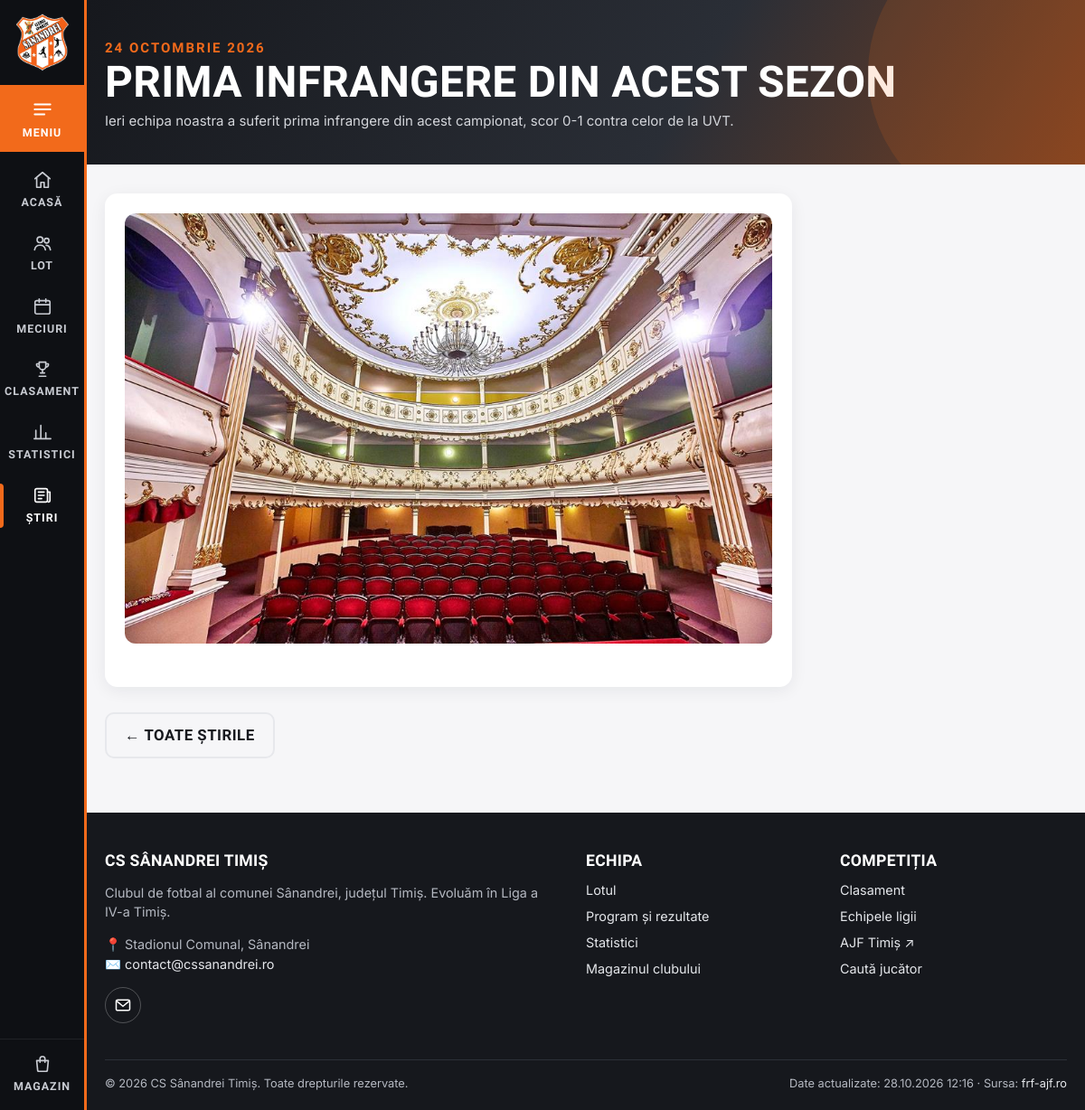
/stiri/2026-10-24-prima-infrangere-din-acest-sezon/, run on the app's committed database.
### core/models.py (models this page shows, shortened)
class News(models.Model):
    title = models.CharField(max_length=200)
    slug = models.SlugField(unique=True)
    summary = models.CharField(max_length=300, blank=True)
    body = models.TextField()
    image = models.ImageField(upload_to="news/", blank=True)
    published_at = models.DateTimeField(default=timezone.now)
    is_published = models.BooleanField(default=True)
    class Meta:
        ordering = ["-published_at"]
        verbose_name_plural = "news"
    @property
    def body_html(self):
        from .content import render_markdown
        return render_markdown(self.body)

### teams/models.py (models this page shows, shortened)
class SyncRun(models.Model):
    started_at = models.DateTimeField(auto_now_add=True)
    finished_at = models.DateTimeField(null=True, blank=True)
    ok = models.BooleanField(default=False)
    summary = models.TextField(blank=True)
    class Meta:
        ordering = ["-started_at"]

### core/views.py (the view)
# urls.py: path("stiri/<slug:slug>/", news_detail, name="news_detail"),
def news_detail(request, slug):
    item = get_object_or_404(News, slug=slug, is_published=True)
    return render(request, "core/news_detail.html", {"item": item})

### core/content.py (called while the page is built)
def content_dir():
    return Path(settings.CONTENT_DIR)

def read_yaml(path, default=None):
    path = Path(path)
    if not path.exists():
        return default
    data = yaml.safe_load(path.read_text(encoding="utf-8"))
    return default if data is None else data

def render_markdown(text):
    html = md.markdown(text or "", extensions=["extra", "sane_lists", "nl2br"])
    prefix = settings.MEDIA_URL
    html = re.sub(r'(src|href)="/?media/', rf'\1="{prefix}', html)
    return mark_safe(html)

def site_settings():
    data = read_yaml(content_dir() / "setari.yml", {}) or {}
    return {
        "CLUB_EMAIL": data.get("email") or settings.CLUB_EMAIL,
        "CLUB_PHONE": str(data.get("telefon") or settings.CLUB_PHONE or ""),
        "CLUB_VENUE": data.get("stadion") or settings.CLUB_VENUE,
        "CLUB_FACEBOOK": data.get("facebook") or "",
        "CLUB_INSTAGRAM": data.get("instagram") or "",
        "CLUB_YOUTUBE": data.get("youtube") or "",
        "CLUB_TIKTOK": data.get("tiktok") or "",
        "CLUB_ABOUT": data.get("despre") or "",
        "CLUB_MOTTO": data.get("moto") or DEFAULT_MOTTO,
        "CLUB_MOTTO_TEXT": data.get("moto_text") or DEFAULT_MOTTO_TEXT,
    }

def social_links(cfg):
    links = [("facebook", "Facebook", cfg["CLUB_FACEBOOK"]), ("instagram", "Instagram", cfg["CLUB_INSTAGRAM"]),
             ("youtube", "YouTube", cfg["CLUB_YOUTUBE"]), ("tiktok", "TikTok", cfg["CLUB_TIKTOK"])]
    return [{"icon": icon, "label": label, "url": url} for icon, label, url in links if url]

### core/context_processors.py (called while the page is built)
def club(request):
    last_sync = SyncRun.objects.filter(ok=True).only("finished_at").first()
    cfg = content.site_settings()
    return {
        "SOCIAL_LINKS": content.social_links(cfg),
        "CLUB_NAME": settings.CLUB_NAME,
        "CLUB_SHORT_NAME": settings.CLUB_SHORT_NAME,
        **cfg,
        "WEB3FORMS_KEY": settings.WEB3FORMS_KEY,
        "COMPETITION_NAME": settings.COMPETITION_NAME,
        "SEASON": settings.SEASON,
        "FRF_TEAM_URL": settings.FRF_TEAM_URL,
        "FRF_COMPETITION_URL": settings.FRF_COMPETITION_URL,
        "OUR_TEAM_FRF_ID": settings.OUR_TEAM_FRF_ID,
        "last_sync": last_sync.finished_at if last_sync else None,
    }

### core/templates/core/news_detail.html (shortened to what this page needs)
{% extends "base.html" %}
{% block hero %}<section class="page-hero"><div class="container"><div class="eyebrow">{{ item.published_at|date:"j F Y" }}</div><h1>{{ item.title }}</h1>{% if item.summary %}<p>{{ item.summary }}</p>{% endif %}</div></section>{% endblock %}
{% block content %}
<article class="card prose">
  {% if item.image %}<img src="{{ item.image.url }}" alt="" style="border-radius:12px;margin-bottom:16px">{% endif %}
</article>
<p class="mt"><a class="btn btn-ghost" href="{% url 'news_list' %}">← Toate știrile</a></p>
{% endblock %}

### templates/base.html (shortened to what this page needs)
{% load static ui %}<!DOCTYPE html>
<html lang="ro">
<head>
  <link rel="stylesheet" href="{% static 'css/style.css' %}">
</head>
<body class="{% block body_class %}{% endblock %}">
  {% with url=request.resolver_match.url_name %}
  <aside class="side-nav" aria-label="Meniu principal">
    <a class="side-logo" href="{% url 'home' %}" title="{{ CLUB_NAME }}"><img src="{% static 'img/logo.jpg' %}" alt="Sigla {{ CLUB_NAME }}"></a>
    <button class="side-menu-btn" type="button" data-menu-open aria-controls="menu-panel" aria-expanded="false">{% icon "menu" 26 %}<span>Meniu</span></button>
    <nav class="side-links">
      <a href="{% url 'home' %}" class="{% if url == 'home' %}active{% endif %}">{% icon "home" %}<span>Acasă</span></a>
      <a href="{% url 'squad_list' %}" class="{% if url == 'squad_list' or url == 'player_detail' %}active{% endif %}">{% icon "users" %}<span>Lot</span></a>
      <a href="{% url 'fixtures' %}" class="{% if url == 'fixtures' or url == 'fixtures_round' or url == 'match_detail' %}active{% endif %}">{% icon "calendar" %}<span>Meciuri</span></a>
      <a href="{% url 'standings' %}" class="{% if url == 'standings' or url == 'standings_view' %}active{% endif %}">{% icon "table" %}<span>Clasament</span></a>
      <a href="{% url 'stats' %}" class="{% if url == 'stats' %}active{% endif %}">{% icon "chart" %}<span>Statistici</span></a>
      <a href="{% url 'news_list' %}" class="{% if url == 'news_list' or url == 'news_detail' %}active{% endif %}">{% icon "news" %}<span>Știri</span></a>
    </nav>
    <a class="side-shop" href="{% url 'shop:product_list' %}" title="Magazin">{% icon "bag" %}<span>Magazin</span></a>
  </aside>
  {% endwith %}
  <main id="main" class="site-main">
    {% block hero %}{% endblock %}
    <div class="container">
      {% block content %}{% endblock %}
    </div>
  </main>
  <footer class="site-footer site-main">
    <div class="container">
      <div class="footer-grid">
        <div>
          <h4>{{ CLUB_NAME }}</h4>
          <p>{{ CLUB_ABOUT|default:"Clubul de fotbal al comunei Sânandrei, județul Timiș." }} Evoluăm în {{ COMPETITION_NAME }}.</p>
          <p>📍 {{ CLUB_VENUE }}<br>✉️ <a href="mailto:{{ CLUB_EMAIL }}">{{ CLUB_EMAIL }}</a>{% if CLUB_PHONE %}<br>📞 <a href="tel:{{ CLUB_PHONE|cut:' ' }}">{{ CLUB_PHONE }}</a>{% endif %}</p>
          {% include "_social.html" with cls="social-row" %}
        </div>
        <div>
          <h4>Echipa</h4>
          <ul>
            <li><a href="{% url 'squad_list' %}">Lotul</a></li>
            <li><a href="{% url 'fixtures' %}">Program și rezultate</a></li>
            <li><a href="{% url 'stats' %}">Statistici</a></li>
            <li><a href="{% url 'shop:product_list' %}">Magazinul clubului</a></li>
          </ul>
        </div>
        <div>
          <h4>Competiția</h4>
          <ul>
            <li><a href="{% url 'standings' %}">Clasament</a></li>
            <li><a href="{% url 'team_list' %}">Echipele ligii</a></li>
            <li><a href="{{ FRF_COMPETITION_URL }}" target="_blank" rel="noopener">AJF Timiș ↗</a></li>
            <li><a href="{% url 'search' %}">Caută jucător</a></li>
          </ul>
        </div>
      </div>
      <div class="footer-bottom">
        <span>© {% now "Y" %} {{ CLUB_NAME }}. Toate drepturile rezervate.</span>
        <span>{% if last_sync %}Date actualizate: {{ last_sync|date:"d.m.Y H:i" }} · {% endif %}Sursa: <a href="{{ FRF_COMPETITION_URL }}" target="_blank" rel="noopener">frf-ajf.ro</a></span>
      </div>
    </div>
  </footer>
</body>
</html>

### static/css/style.css (style rules this page uses)
:root { --orange: #f26a1b; --orange-dark: #c9520d; --orange-soft: #fff1e8; --ink: #16181d; --ink-2: #2a2e36; --muted: #6b7280; --line: #e7e8ec; --bg: #f6f6f8; --card: #ffffff; --win: #16a34a; --draw: #9ca3af; --loss: #dc2626; --radius: 14px; --shadow: 0 4px 18px rgba(16, 24, 40, .07); --font-head: "Barlow Condensed", "Arial Narrow", system-ui, sans-serif; --font-body: "Inter", "Segoe UI", system-ui, -apple-system, sans-serif; }
* { box-sizing: border-box; }
html { scroll-behavior: smooth; }
body { margin: 0; font-family: var(--font-body); font-size: 15px; line-height: 1.5; background: var(--bg); color: var(--ink); }
img { max-width: 100%; }
a { color: inherit; text-decoration: none; }
h1, h2, h3, h4 { font-family: var(--font-head); letter-spacing: .3px; line-height: 1.1; margin: 0 0 .5em; }
h1 { font-size: clamp(2rem, 4vw, 3rem); text-transform: uppercase; }
.container { width: 100%; max-width: 1200px; margin: 0 auto; padding: 0 20px; }
.mt { margin-top: 28px; }
.page-hero { background: linear-gradient(120deg, var(--ink) 0%, var(--ink-2) 60%, var(--orange-dark) 140%); color: #fff; padding: 42px 0 36px; margin-bottom: 32px; position: relative; overflow: hidden; }
.page-hero::after { content: ""; position: absolute; right: -80px; top: -80px; width: 320px; height: 320px; border-radius: 50%; background: var(--orange); opacity: .14; }
.page-hero h1 { margin: 0; }
.page-hero p { margin: 6px 0 0; color: #d4d6db; }
.eyebrow { font-family: var(--font-head); text-transform: uppercase; letter-spacing: 2px; color: var(--orange); font-weight: 700; }
.card { background: var(--card); border-radius: var(--radius); box-shadow: var(--shadow); padding: 22px; }
.btn { display: inline-flex; align-items: center; gap: 8px; border: 0; cursor: pointer; background: var(--orange); color: #fff; padding: 11px 20px; border-radius: 10px; font-family: var(--font-head); font-size: 1.05rem; text-transform: uppercase; font-weight: 700; letter-spacing: .5px; }
.btn-ghost { background: transparent; color: var(--ink); border: 2px solid var(--line); }
.card { container-type: inline-size; }
.prose { max-width: 760px; font-size: 1.05rem; line-height: 1.75; }
.site-footer { background: var(--ink); color: #b5b9c2; margin-top: 60px; padding: 44px 0 20px; font-size: .9rem; }
.site-footer h4 { color: #fff; font-size: 1.1rem; text-transform: uppercase; }
.site-footer a { color: #e5e7eb; }
.footer-grid { display: grid; grid-template-columns: 2fr 1fr 1fr; gap: 30px; }
.footer-grid ul { list-style: none; padding: 0; margin: 0; line-height: 2; }
.footer-bottom { border-top: 1px solid #2c3038; margin-top: 30px; padding-top: 16px; display: flex; justify-content: space-between; flex-wrap: wrap; gap: 10px; font-size: .8rem; }
:root { --rail: 96px; --ink-3: #0e1014; --bar-h: 64px; }
html, body { overflow-x: clip; }
.site-main { padding-left: var(--rail); }
.icon { flex: none; display: block; }
.side-nav { position: fixed; inset: 0 auto 0 0; width: var(--rail); z-index: 120; display: flex; flex-direction: column; align-items: stretch; background: var(--ink-3); color: #fff; border-right: 3px solid var(--orange); }
.side-logo { display: grid; place-items: center; padding: 16px 0 12px; }
.side-logo img { width: 58px; height: auto; transition: transform .2s; }
.side-menu-btn, .side-links a, .side-shop { display: flex; flex-direction: column; align-items: center; gap: 5px; padding: 12px 4px; color: #c9ccd3; font-family: var(--font-head); font-weight: 700; font-size: .78rem; letter-spacing: 1px; text-transform: uppercase; text-align: center; position: relative; }
.side-menu-btn { background: var(--orange); color: #fff; border: 0; cursor: pointer; margin: 4px 0 8px; padding-block: 14px; }
.side-links { display: flex; flex-direction: column; }
.side-links a.active, .side-shop.active { color: #fff; }
.side-links a.active::before, .side-shop.active::before { content: ""; position: absolute; left: 0; top: 10px; bottom: 10px; width: 4px; background: var(--orange); border-radius: 0 4px 4px 0; }
.side-shop { margin-top: auto; border-top: 1px solid rgba(255,255,255,.08); padding-block: 16px; }

### data on the page
News: published_at "24 OCTOMBRIE 2026", title "PRIMA INFRANGERE DIN ACEST SEZON", summary "Ieri echipa noastra a suferit prima infrangere din acest campionat, scor 0-1 contra celor de la UVT.", image (picture)
SyncRun: finished_at "28.10.2026 12:16"

### other printed values
{{ CLUB_NAME }} "CS SÂNANDREI TIMIȘ"
{{ COMPETITION_NAME }} "Liga a IV-a Timiș"
{{ CLUB_VENUE }} "Stadionul Comunal, Sânandrei"
{{ CLUB_EMAIL }} "contact@cssanandrei.ro"
{{ CLUB_NAME }} "CS Sânandrei Timiș"
